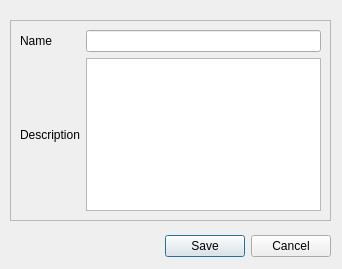
<?xml version="1.0" encoding="UTF-8"?>
<ui version="4.0">
 <class>Dialog</class>
 <widget class="QDialog" name="Dialog">
  <property name="geometry">
   <rect>
    <x>0</x>
    <y>0</y>
    <width>342</width>
    <height>269</height>
   </rect>
  </property>
  <property name="windowTitle">
   <string>Dialog</string>
  </property>
  <widget class="QDialogButtonBox" name="save_Trajectory_Panel_Button">
   <property name="geometry">
    <rect>
     <x>10</x>
     <y>230</y>
     <width>321</width>
     <height>32</height>
    </rect>
   </property>
   <property name="orientation">
    <enum>Qt::Horizontal</enum>
   </property>
   <property name="standardButtons">
    <set>QDialogButtonBox::Cancel|QDialogButtonBox::Save</set>
   </property>
  </widget>
  <widget class="QFrame" name="frame">
   <property name="geometry">
    <rect>
     <x>10</x>
     <y>20</y>
     <width>321</width>
     <height>201</height>
    </rect>
   </property>
   <property name="frameShape">
    <enum>QFrame::StyledPanel</enum>
   </property>
   <property name="frameShadow">
    <enum>QFrame::Raised</enum>
   </property>
   <widget class="QWidget" name="gridLayoutWidget">
    <property name="geometry">
     <rect>
      <x>10</x>
      <y>10</y>
      <width>301</width>
      <height>181</height>
     </rect>
    </property>
    <layout class="QGridLayout" name="gridLayout">
     <item row="4" column="0">
      <widget class="QLabel" name="label_2">
       <property name="text">
        <string>Description</string>
       </property>
      </widget>
     </item>
     <item row="2" column="0">
      <widget class="QLabel" name="label">
       <property name="text">
        <string>Name</string>
       </property>
      </widget>
     </item>
     <item row="2" column="1">
      <widget class="QLineEdit" name="nameEdit"/>
     </item>
     <item row="4" column="1">
      <widget class="QPlainTextEdit" name="descriptionEdit"/>
     </item>
    </layout>
   </widget>
  </widget>
 </widget>
 <resources/>
 <connections>
  <connection>
   <sender>save_Trajectory_Panel_Button</sender>
   <signal>accepted()</signal>
   <receiver>Dialog</receiver>
   <slot>accept()</slot>
   <hints>
    <hint type="sourcelabel">
     <x>248</x>
     <y>254</y>
    </hint>
    <hint type="destinationlabel">
     <x>157</x>
     <y>274</y>
    </hint>
   </hints>
  </connection>
  <connection>
   <sender>save_Trajectory_Panel_Button</sender>
   <signal>rejected()</signal>
   <receiver>Dialog</receiver>
   <slot>reject()</slot>
   <hints>
    <hint type="sourcelabel">
     <x>316</x>
     <y>260</y>
    </hint>
    <hint type="destinationlabel">
     <x>286</x>
     <y>274</y>
    </hint>
   </hints>
  </connection>
 </connections>
</ui>
